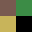

The image is a tile-based game level rendered from a .tmx file. Its description and complete source (layers, tilesets, objects, tile grids) follow:
An orthogonal 2x2 tile map with 16x16 px tiles, 1 tile layer (Ground).

<map version="1.10" tiledversion="1.12.2" orientation="orthogonal" renderorder="right-down" width="2" height="2" tilewidth="16" tileheight="16" infinite="0" nextlayerid="2" nextobjectid="1">
 <tileset firstgid="1" name="props" tilewidth="16" tileheight="16" tilecount="3" columns="0">
  <grid orientation="orthogonal" width="16" height="16" />
  <tile id="0">
   <image source="prop-rock.png" width="16" height="16" />
  </tile>
  <tile id="5">
   <image source="prop-tree.png" width="16" height="32" />
  </tile>
  <tile id="9">
   <image source="prop-sign.png" width="16" height="16" />
  </tile>
 </tileset>
 <layer id="1" name="Ground" width="2" height="2">
  <data encoding="csv">
1,6,
10,0
</data>
 </layer>
</map>
